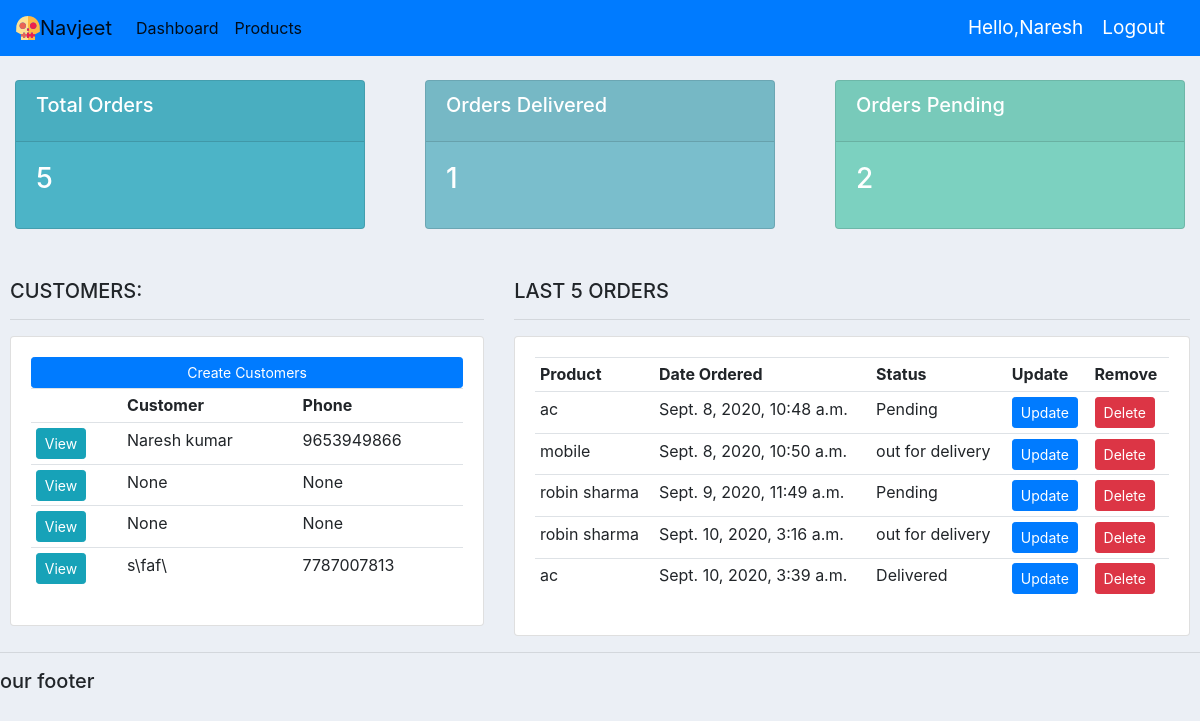
The app's page / (signed in) with its own data.
### accounts/models.py (models this page shows, shortened)
class Customer(models.Model):
	user  = models.OneToOneField(User, null= True, on_delete = models.CASCADE)
	name = models.CharField(max_length = 200, null = True)
	phone = models.CharField(max_length=10, null = True)
	email = models.CharField(max_length=200, null = True)
	profile_pic = models.ImageField(default ="", null = True, blank = True)
	date_created = models.DateTimeField(auto_now_add = True, null = True)

class Order(models.Model):
	STATUS =(
			('Pending', 'pending'),
			('out for delivery', 'out for delivery'),
			('Delivered', 'delivered'),
			)
	customer = models.ForeignKey(Customer, null = True, on_delete = models.SET_NULL)
	product = models.ForeignKey(Product, null = True, on_delete = models.SET_NULL)
	date_created = models.DateTimeField(auto_now_add = True, null = True)
	status = models.CharField(max_length = 200, null = True, choices = STATUS)

class Product(models.Model):
	CATEGORY =  (
				('Indoor', 'Indoor'),
				('Outdoor', 'Outdoor'),
			    )
	name = models.CharField(max_length=200, null = True)
	price = models.FloatField( null = True)
	category = models.CharField(max_length = 200, null = True, choices = CATEGORY)
	description = models.CharField(max_length = 200, null = True)
	date_created = models.DateTimeField(auto_now_add = True, null = True, blank = True)
	tags = models.ManyToManyField(Tag)
	def __str__(self):
		return self.name

### accounts/decorators.py (the view)
	def wrapper_func(request, *args, **kwargs):
		group = None
		if request.user.groups.exists():
			group = request.user.groups.all()[0].name
		if group == 'customer':
			return redirect('user_page')
		if group == 'admin':
			return view_func(request, *args, **kwargs)

### accounts/views.py (called while the page is built)
@login_required(login_url = 'login')
@admin_only
def home(request):
	orders = Order.objects.all()
	customers = Customer.objects.all()
	total_customers = Customer.objects.count()
	total_orders = orders.count()
	delivered = orders.filter(status="Delivered").count()
	pending = orders.filter(status ='Pending').count()
	context = {'customers': customers,'orders': orders,'total_customers':total_customers, 'total_orders':total_orders, 'delivered':delivered, 'pending':pending}
	return render(request, 'accounts/dashboard.html', context)

### accounts/templates/accounts/dashboard.html
{% extends 'accounts/main.html' %}
{% block content %}
{% include 'accounts/status.html' %}
<br>
<div style="margin: 10px">
	<div class="row" >
		<div class="col-md-5">
			<h5> CUSTOMERS: </h5>
			<hr>
			<div class="card card-body">
				<a class="btn btn-primary btn-sm btn-block" href=""> Create Customers </a>
				<table class="table table-sm">
					<tr>
						<th></th>
						<th>Customer</th>
						<th>Phone</th>
					</tr>
					{% for customer in customers %}
						<tr>
							<td><a class="btn btn-sm btn-info" href="{% url 'customer' customer.id %}">View</a></td>
							<td>{{customer.name}}</td>
							<td>{{customer.phone}}</td>
						</tr>
					{% endfor %}
				</table>
			</div>
		</div>
		<div class="col-md-7">
			<h5> LAST 5 ORDERS </h5>
			<hr>
			<div class="card card-body">
				<table class="table table-sm">
					<tr>
						<th>Product</th>
						<th>Date Ordered </th>
						<th>Status</th>
						<th>Update</th>
						<th>Remove</th>
					</tr>
					{% for order in orders %}
						<tr>
							<td>{{order.product}}</td>
							<td>{{order.date_created}}</td>
							<td>{{order.status}}</td>
							<td><a class="btn btn-sm btn-primary"href = "{% url 'update_order' order.id %}">Update</a></td>
							<td><a class="btn btn-sm btn-danger" href="{% url 'delete_order' order.id %}">Delete</a></td>
						</tr>
					{% endfor %}
				</table>
			</div>
		</div>
	</div>
</div>
{% endblock %}

### accounts/templates/accounts/main.html (shortened to what this page needs)
{% load static %}
<!DOCTYPE html>
<html>
<head>
    <link rel="stylesheet" href="https://stackpath.bootstrapcdn.com/bootstrap/4.5.2/css/bootstrap.min.css">
    <link rel="stylesheet" type="text/css" href="{% static 'css/main.css' %}">
</head>
<body>
	{% include 'accounts/navbar.html' %}
	{%block content %}
	{% endblock %}
	<hr>
	<h5> our footer </h5>
</body>
</html>

### accounts/templates/accounts/navbar.html (shortened to what this page needs)
{% load static %}
<nav class="navbar navbar-expand-lg navbar-light bg-primary">
  <img src="{% static 'images/logo.png' %}">
  <a class="navbar-brand" href="#">Navjeet</a>
  <div class="collapse navbar-collapse" id="navbarText">
    <ul class="navbar-nav mr-auto">
      {% if request.user.is_staff %}
      <li class="nav-item active">
        <a class="nav-link" href="#">Dashboard</a>
      </li>
      <li class="nav-item active">
        <a class="nav-link" href="#">Products</a>
      </li>
      {% else %}
      <li class="nav-item active">
        <a class="nav-link" href="{% url 'account' %}">Settings</a>
      </li>
      {% endif %}
    </ul>
  </div>
  <span class="hello-msg"> Hello,{{request.user}} </span>
  <span><a href="{% url 'logout' %}" class="hello-msg"> Logout </a></span>
</nav>

### accounts/templates/accounts/status.html
<br>
<div class="row">
	<div class="col">
		<div class="col-md">
			<div class="card card-center text-white mb-3" id="total-orders">
				<div class="card-header">
					<h5 class="card-title">Total Orders</h5>
				</div>
				<div class="card-body">
					<h3 class="card-title">{{total_orders}} </h3>
				</div>
			</div>
		</div>
	</div>
	<div class="col">
		<div class="col-md">
			<div class="card card-center text-white mb-3" id="orders-delivered">
				<div class="card-header">
					<h5 class="card-title">Orders Delivered</h5>
				</div>
				<div class="card-body">
					<h3 class="card-title">{{ delivered }} </h3>
				</div>
			</div>
		</div>
	</div>
	<div class="col">
		<div class="col-md">
			<div class="card card-center text-white mb-3" id="orders-pending">
				<div class="card-header">
					<h5 class=" card-title">Orders Pending</h5>
				</div>
				<div class="card-body">
					<h3 class="card-title">{{pending}} </h3>
				</div>
			</div>
		</div>
	</div>
</div>

### static/css/main.css (style rules this page uses)
body { background-color: #ebeff5; }
#total-orders { background-color: #4cb4c7 }
#orders-delivered { background-color: #7abecc }
#orders-pending { background-color: #7cd1c0 }

### accounts/templates/accounts/navbar.html (style rules this page uses)
.hello-msg { font-size:19px; color:white; margin-right:19px; }

### records on screen
Customer: name "Naresh kumar", phone "9653949866"
Customer: name "None", phone "None"
Customer: name "None", phone "None"
Customer: name "s\\faf\\", phone "7787007813"
Order: product "ac", date_created "Sept. 8, 2020, 10:48 a.m.", status "Pending"
Order: product "mobile", date_created "Sept. 8, 2020, 10:50 a.m.", status "out for delivery"
Order: product "robin sharma", date_created "Sept. 9, 2020, 11:49 a.m.", status "Pending"
Order: product "robin sharma", date_created "Sept. 10, 2020, 3:16 a.m.", status "out for delivery"
Order: product "ac", date_created "Sept. 10, 2020, 3:39 a.m.", status "Delivered"

### other values on screen
{{ request.user }} "Naresh"
{{ total_orders }} "5"
{{ delivered }} "1"
{{ pending }} "2"
